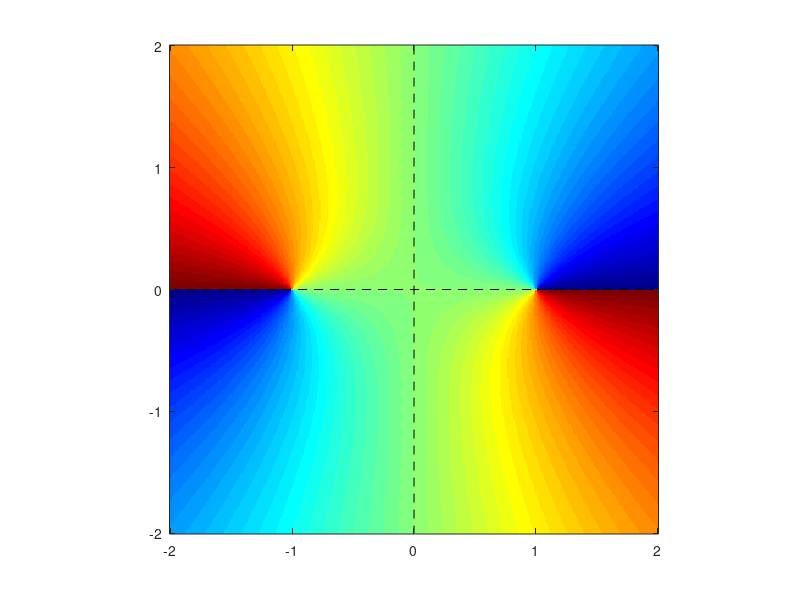
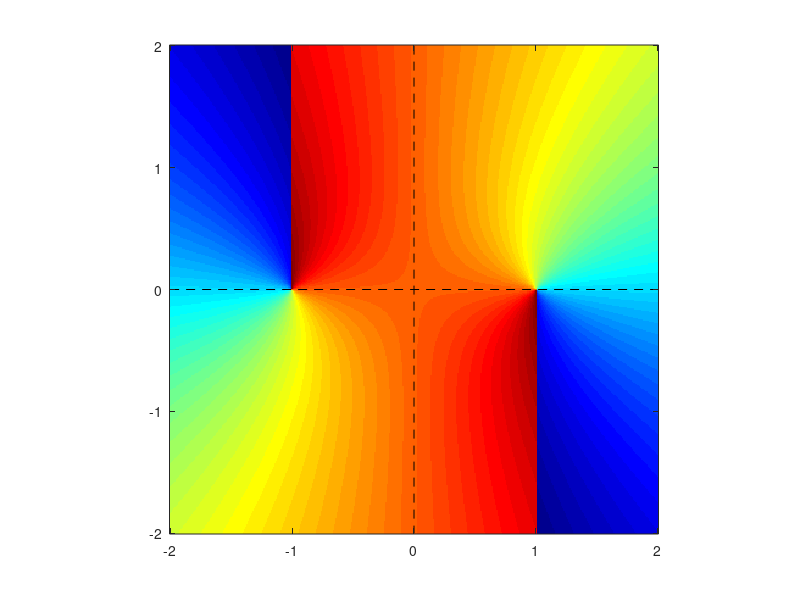
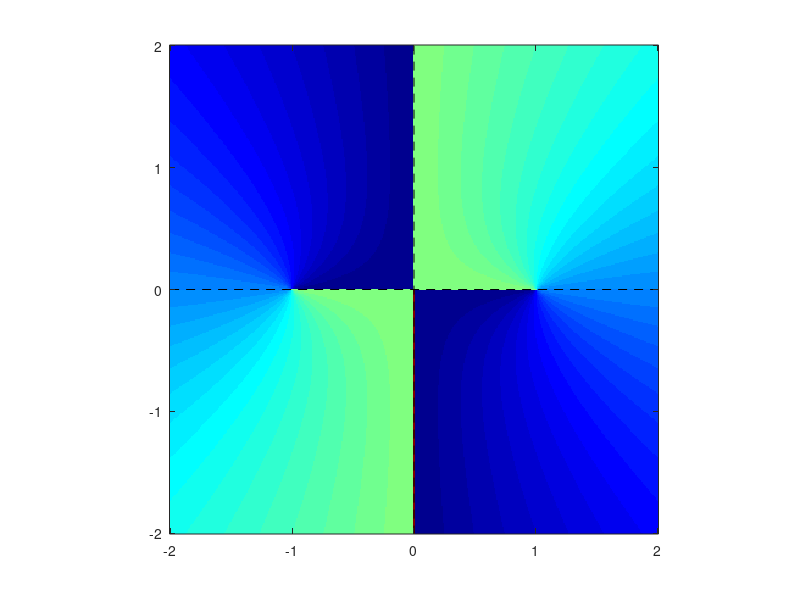
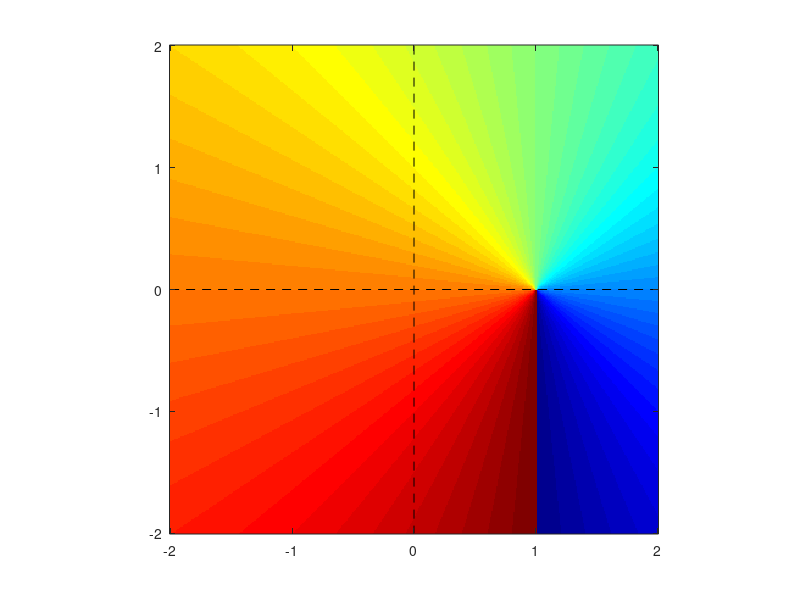

Source code (MATLAB) for these figures, in order:
clc
clear all
% %% first demonstrate the imagesc function
% xx = [5 6 7 8];
% yy = [3 4 5];
% C  = [2  2  4  6;
%       8  10 12 14
%       16 18 20 22];
% figure (102)
% imagesc(xx,yy,C)


dx   =  1/100;
dy   =  dx;
xmin = -2;
xmax =  2;
ymin = -2;
ymax =  2;
x    = [xmin:dx:xmax];
y    = [ymin:dy:ymax];
[X,Y]= meshgrid(x,y);
Y    = flipud(Y);
z    = X+i*Y;
W1 = sqrt(1-z.^2);
W2 = -i*sqrt(i*(1-z)).*sqrt(i*(1+z));
W3 = -i*sqrt(-1+z.^2);
W4 = -i*sqrt(z-1).*sqrt(z-1);

mymap = jet;
figure(1);
    clf
    imagesc(x,y,angle(W1));
    axis square
    hold on
    plot([xmin,xmax],[0,0],'--k',[0,0],[ymin,ymax],'--k')
        xticklabels = xmin:1:xmax;
        xticks = linspace(xmin, xmax, numel(xticklabels));
        set(gca, 'XTick', xticks, 'XTickLabel', xticklabels(:));
        yticklabels = ymin:1:ymax;
        yticks = linspace(ymin,ymax, numel(yticklabels));
        set(gca, 'YTick', yticks, 'YTickLabel', flipud(yticklabels(:)));
    colormap(mymap);

figure(2);
    clf
    imagesc(x,y,angle(W2));
    axis square
    hold on
    plot([xmin,xmax],[0,0],'--k',[0,0],[ymin,ymax],'--k')
        xticklabels = xmin:1:xmax;
        xticks = linspace(xmin, xmax, numel(xticklabels));
        set(gca, 'XTick', xticks, 'XTickLabel', xticklabels(:));
        yticklabels = ymin:1:ymax;
        yticks = linspace(ymin,ymax, numel(yticklabels));
        set(gca, 'YTick', yticks, 'YTickLabel', flipud(yticklabels(:)));
    colormap(mymap);
figure(3);
    clf
    imagesc(x,y,angle(W3));
    axis square
    hold on
    plot([xmin,xmax],[0,0],'--k',[0,0],[ymin,ymax],'--k')
        xticklabels = xmin:1:xmax;
        xticks = linspace(xmin, xmax, numel(xticklabels));
        set(gca, 'XTick', xticks, 'XTickLabel', xticklabels(:));
        yticklabels = ymin:1:ymax;
        yticks = linspace(ymin,ymax, numel(yticklabels));
        set(gca, 'YTick', yticks, 'YTickLabel', flipud(yticklabels(:)));
    colormap(mymap);
figure(4);
    clf
    imagesc(x,y,angle(W4));
    axis square
    hold on
    plot([xmin,xmax],[0,0],'--k',[0,0],[ymin,ymax],'--k')
        xticklabels = xmin:1:xmax;
        xticks = linspace(xmin, xmax, numel(xticklabels));
        set(gca, 'XTick', xticks, 'XTickLabel', xticklabels(:));
        yticklabels = ymin:1:ymax;
        yticks = linspace(ymin,ymax, numel(yticklabels));
        set(gca, 'YTick', yticks, 'YTickLabel', flipud(yticklabels(:)));
    colormap(mymap);   
    
    
    
    
    